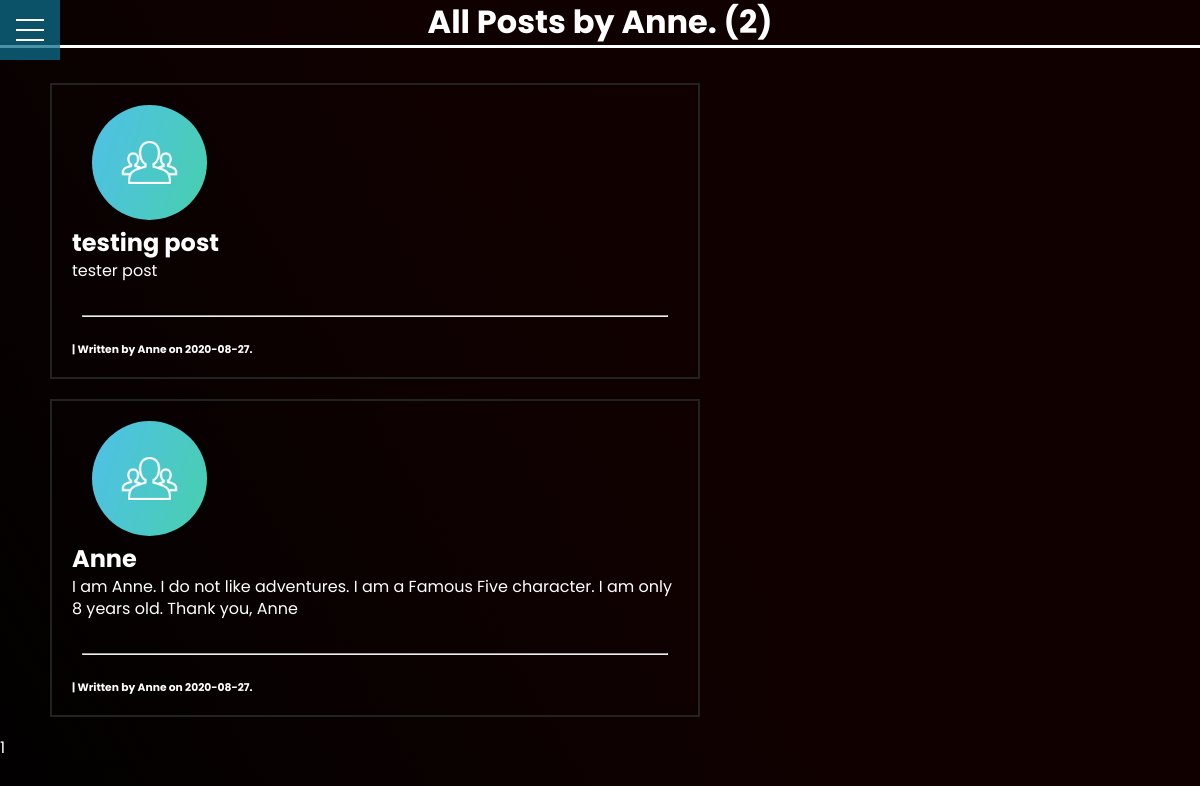
/user/Anne, run on the app's committed database.
### flaskblog/models.py (models this page shows, shortened)
class User(db.Model, UserMixin):
    id = db.Column(db.Integer, primary_key=True, unique=True)
    username = db.Column(db.String(20), unique=True, nullable=False)
    email = db.Column(db.String(120), unique=True, nullable=False)
    image_file = db.Column(db.String(20), nullable=False, default='default.jpg')
    password = db.Column(db.String(60), nullable=False)
    posts = db.relationship('Post', backref='author', lazy=True)

class Post(db.Model):
    id = db.Column(db.Integer, primary_key=True)
    title = db.Column(db.String(), nullable=False)
    date_posted = db.Column(db.DateTime, nullable=False, default=datetime.utcnow)
    content = db.Column(db.Text, nullable=False)
    is_verified = db.Column(db.Boolean, default=False)
    user_id = db.Column(db.Integer, db.ForeignKey('user.id'), nullable=False)

### flaskblog/routes.py (the view)
@app.route("/user/<string:username>")
def user_post(username):
    page = request.args.get('page', 1, type=int)
    user = User.query.filter_by(username=username).first_or_404()
    posts = Post.query.filter_by(author=user)\
        .order_by(Post.date_posted.desc())\
        .paginate(page=page, per_page=5)
    return render_template('user_post.html', posts=posts, user=user)

### flaskblog/templates/user_post.html (shortened to what this page needs)
{% extends "base.html" %}
{% block content %}
<h1> All Posts by {{ user.username }}. ({{ posts.total }})</h1>
    <div id="posts" class="main">
    {% for post in posts.items %}
        <article class="main">
            <a href="{{ url_for('post', post_id=post.id )}}"><img src="{{ url_for('static', filename='profile_pics/' + post.author.image_file) }}"
                    class="rounded-profile-pic"></a>
            <a href="{{ url_for('post', post_id=post.id )}}" class="post-title"><h2>{{ post.title }}</h2> </a>
            <p class="post-content">{{ post.content }}</p>
            <br>
            <hr>
            <a href="{{ url_for('user_post', username=post.author.username) }}" class="post-author"><h6>| Written by {{ post.author.username }} on {{ post.date_posted.strftime('%Y-%m-%d') }}.
            </h6></a>
        </article>
    {% endfor %}
        {% for page_num in posts.iter_pages(left_edge=1, right_edge=1, left_current=1, right_current=2) %}
            {% if page_num %}
                {% if posts.page == page_num %}
                    <a class="current-button" href="{{ url_for('user_post', page=page_num, username=user.username) }}">{{ page_num }}</a>
                {% else %}
                    <a class="pagination-btn" href="{{ url_for('user_post', page=page_num, username=user.username) }}">{{ page_num }}</a>
                {% endif %}
            {% else %}
                <span>...</span>
            {% endif %}
        {% endfor %}
        <br><br><br><br><br><br><br><br>
    </div>
</div>
{% endblock content %}

### flaskblog/static/style.css (style rules this page uses)
* { margin: 0px 0px 0px 0px; padding: 0px 0px 0px 0px; box-sizing: border-box; font-family: Poppins, 'Poppins', Helveltica, sans-serif; text-decoration: none; color: white; }
body { background-color: black; background-image: linear-gradient(60deg, #000000, #100101, #100000); background-size: 100%; color: white; font-family: 'Poppins', Poppins, sans-serif; line-height: 1.4; }
html { scroll-behavior: smooth; }
:root { --primary-color: rgba(13, 110, 139, 0.75); --overlay-color: rgba(24, 39, 51, 0.85); --menu-speed: 0.75s; }
h1 { text-align: center; border-bottom: 3px solid white; margin-bottom: 35px; }
article { margin: 20px 500px 20px 50px; border: 2px solid #222; padding: 20px; }
.post-title { color: white; padding-bottom: 10px; border-bottom: 1px solid white; transition: 0.2s; }
.post-content { color: white; }
.post-author h6 { min-width: 30ch; }
.rounded-profile-pic { border-radius: 50%; margin-left: 20px; width: 115px; height: 115px; }
.post-author { color: white; }
hr { margin: 10px; margin-bottom: 25px; }

### data on the page
User: username "Anne"
Post: image_file (placeholder picture), title "testing post", content "tester post", author.username "Anne", date_posted "2020-08-27"
Post: image_file (placeholder picture), title "Anne", content "I am Anne. I do not like adventures. I am a Famous Five character. I am only 8 years old. Thank you, Anne", author.username "Anne", date_posted "2020-08-27"

### other printed values
{{ posts.total }} "2"
{{ page_num }} "1"
